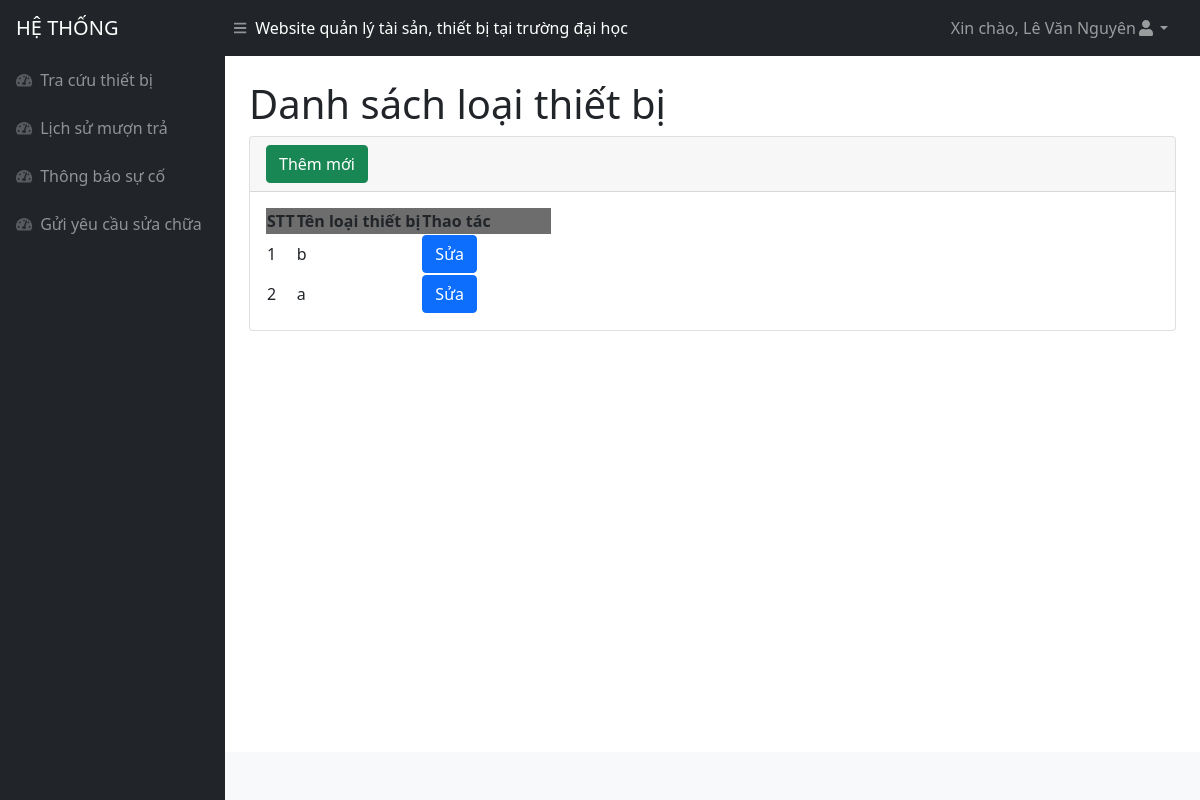
/loaithietbi.php (signed in), run on an earlier commit of the app's database.
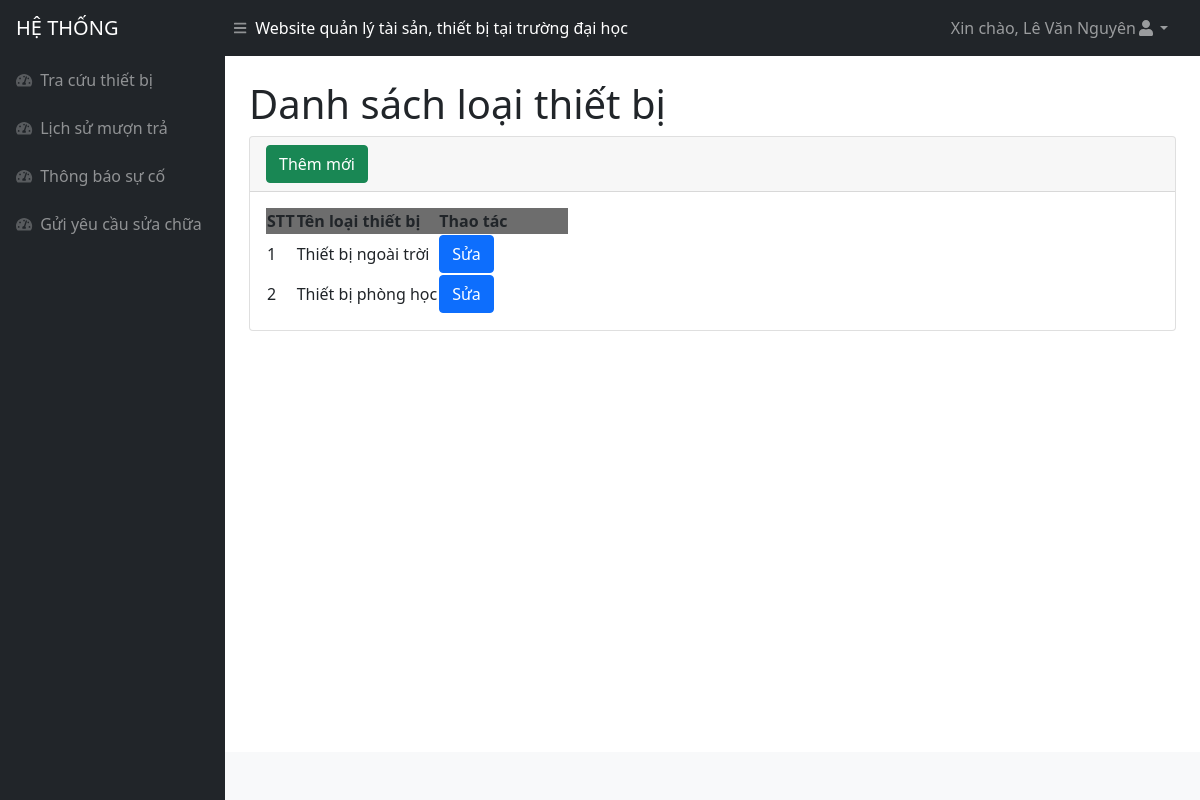
And on a later commit of the database.
### tables this page shows
CREATE TABLE `loaithietbi` (
  `id` int(11) NOT NULL,
  `ten` varchar(500) NOT NULL
);

### loaithietbi.php (the view, shortened to what this page needs)
<!DOCTYPE html>
<html lang="en">
<head>
<?php include('inc/head.php')?>
</head>
<body class="sb-nav-fixed">
<?php include('inc/header.php')?>
    <div id="layoutSidenav">
    <?php include('inc/menu.php')?>
        <div id="layoutSidenav_content">
            <main>
                <div class="container-fluid px-4">
                    <h1 class="mt-4">Danh sách loại thiết bị</h1>
                    <div class="card mb-4">
                        <div class="card-header">
                            <button type="button" class="btn btn-success" data-bs-toggle="modal"
                                data-bs-target="#exampleModalAdd">
                                Thêm mới
                            </button>
                        </div>
                        <div class="card-body">
                            <table id="datatablesSimple">
                                <thead>
                                <tr style="background-color : #6D6D6D">
                                        <th>STT</th>
                                        <th>Tên loại thiết bị</th>
                                        <th>Thao tác</th>
                                    </tr>
                                </thead>
                                <tbody>
                                <?php
                                    $query = "SELECT * FROM loaithietbi Order by id desc";
                                    $result = mysqli_query($connect, $query);
                                    $stt = 1;
                                    while ($arUser = mysqli_fetch_array($result, MYSQLI_ASSOC)) {
                                        $idModelEdit = "exampleModalEdit".$arUser["id"];
                                    ?>
                                    <tr>
                                        <td><?php echo $stt ?></td>
                                        <td><?php echo $arUser["ten"] ?></td>
                                        <td style="width : 130px !important">
                                            <button type="button" class="btn btn-primary" data-bs-toggle="modal"
                                                data-bs-target="#<?php echo $idModelEdit ?>">
                                                Sửa
                                            </button>
                                        </td>
                                    </tr>
                                    <?php $stt++;} ?>
                                </tbody>
                            </table>
                        </div>
                    </div>
                </div>
            </main>
            <?php include('inc/footer.php')?>
        </div>
    </div>
</body>
</html>

What changed in the data, as far as the page shows it:
changed loaithietbi: ten "b" → "Thiết bị ngoài trời"
changed loaithietbi: ten "a" → "Thiết bị phòng học"
